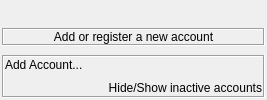
<?xml version="1.0" encoding="UTF-8"?>
<ui version="4.0">
 <class>AccountsOptionsClass</class>
 <widget class="QWidget" name="AccountsOptionsClass">
  <property name="geometry">
   <rect>
    <x>0</x>
    <y>0</y>
    <width>267</width>
    <height>100</height>
   </rect>
  </property>
  <property name="sizePolicy">
   <sizepolicy hsizetype="Expanding" vsizetype="Preferred">
    <horstretch>0</horstretch>
    <verstretch>0</verstretch>
   </sizepolicy>
  </property>
  <layout class="QVBoxLayout" name="verticalLayoutM">
   <property name="spacing">
    <number>9</number>
   </property>
   <property name="leftMargin">
    <number>2</number>
   </property>
   <property name="topMargin">
    <number>2</number>
   </property>
   <property name="rightMargin">
    <number>2</number>
   </property>
   <property name="bottomMargin">
    <number>2</number>
   </property>
   <item>
    <widget class="QFrame" name="wdtAccounts">
     <property name="sizePolicy">
      <sizepolicy hsizetype="Expanding" vsizetype="Preferred">
       <horstretch>0</horstretch>
       <verstretch>0</verstretch>
      </sizepolicy>
     </property>
    </widget>
   </item>
   <item>
    <widget class="QLabel" name="lblNoAccounts">
     <property name="sizePolicy">
      <sizepolicy hsizetype="Expanding" vsizetype="Preferred">
       <horstretch>0</horstretch>
       <verstretch>0</verstretch>
      </sizepolicy>
     </property>
     <property name="frameShape">
      <enum>QFrame::Box</enum>
     </property>
     <property name="frameShadow">
      <enum>QFrame::Sunken</enum>
     </property>
     <property name="text">
      <string>Add or register a new account</string>
     </property>
     <property name="alignment">
      <set>Qt::AlignCenter</set>
     </property>
     <property name="wordWrap">
      <bool>true</bool>
     </property>
    </widget>
   </item>
   <item>
    <widget class="QFrame" name="frame">
     <property name="sizePolicy">
      <sizepolicy hsizetype="Expanding" vsizetype="Preferred">
       <horstretch>0</horstretch>
       <verstretch>0</verstretch>
      </sizepolicy>
     </property>
     <property name="frameShape">
      <enum>QFrame::Box</enum>
     </property>
     <property name="frameShadow">
      <enum>QFrame::Sunken</enum>
     </property>
     <layout class="QVBoxLayout" name="verticalLayout">
      <property name="spacing">
       <number>9</number>
      </property>
      <property name="leftMargin">
       <number>1</number>
      </property>
      <property name="topMargin">
       <number>1</number>
      </property>
      <property name="rightMargin">
       <number>1</number>
      </property>
      <property name="bottomMargin">
       <number>1</number>
      </property>
      <item>
       <layout class="QHBoxLayout" name="horizontalLayout">
        <item>
         <widget class="QLabel" name="lblAddAccount">
          <property name="sizePolicy">
           <sizepolicy hsizetype="Expanding" vsizetype="Preferred">
            <horstretch>0</horstretch>
            <verstretch>0</verstretch>
           </sizepolicy>
          </property>
          <property name="text">
           <string notr="true">Add Account...</string>
          </property>
          <property name="textFormat">
           <enum>Qt::RichText</enum>
          </property>
         </widget>
        </item>
       </layout>
      </item>
      <item>
       <layout class="QHBoxLayout" name="horizontalLayout_2">
        <item>
         <widget class="QLabel" name="lblHideShowInactive">
          <property name="sizePolicy">
           <sizepolicy hsizetype="Expanding" vsizetype="Preferred">
            <horstretch>0</horstretch>
            <verstretch>0</verstretch>
           </sizepolicy>
          </property>
          <property name="text">
           <string notr="true">Hide/Show inactive accounts</string>
          </property>
          <property name="textFormat">
           <enum>Qt::RichText</enum>
          </property>
          <property name="alignment">
           <set>Qt::AlignRight|Qt::AlignTrailing|Qt::AlignVCenter</set>
          </property>
         </widget>
        </item>
       </layout>
      </item>
     </layout>
    </widget>
   </item>
  </layout>
 </widget>
 <layoutdefault spacing="6" margin="11"/>
 <resources/>
 <connections/>
</ui>
